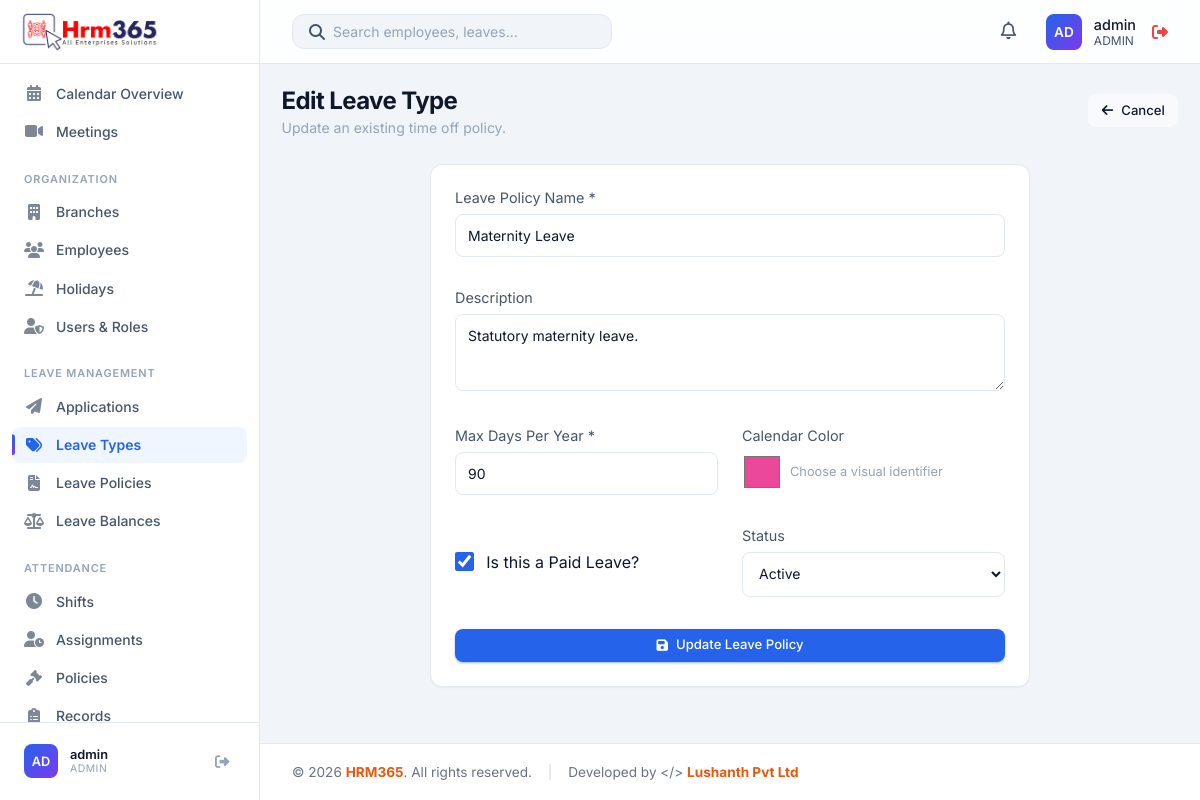
Page /modules/leave_types/edit.php?id=3 (signed in) on the earlier database version.
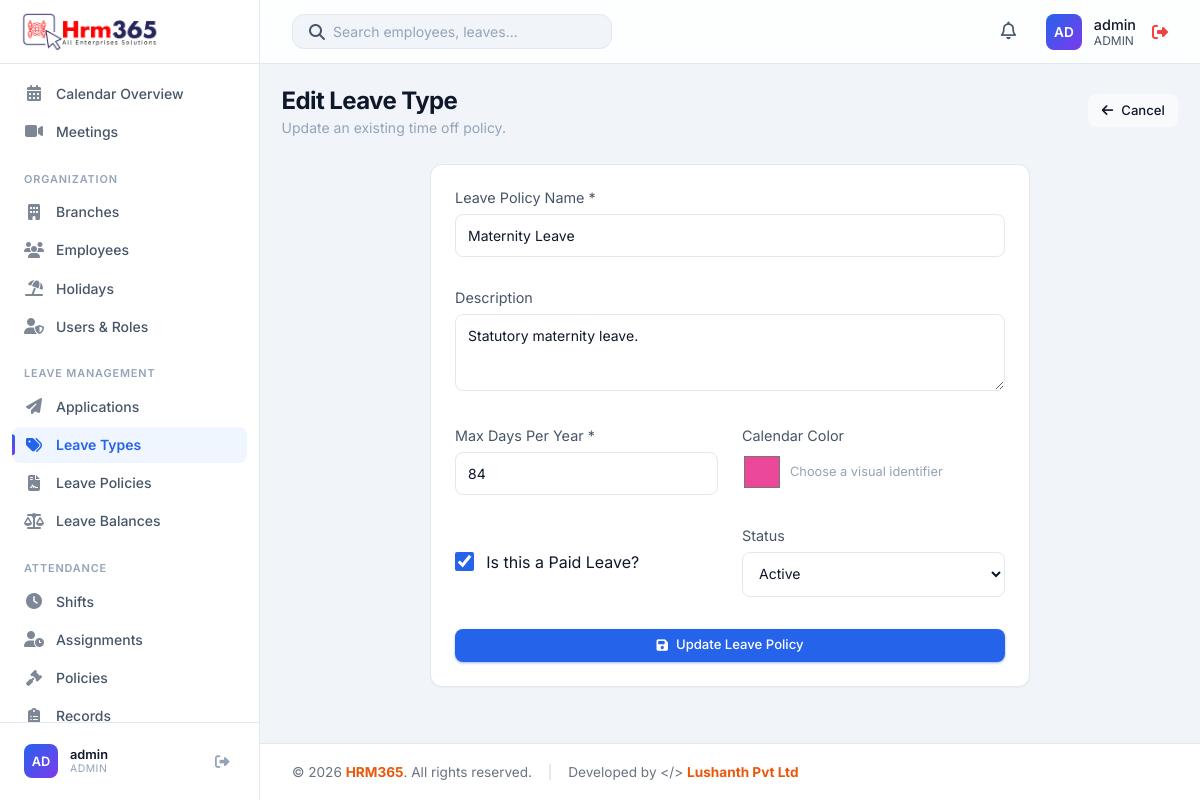
Same page on the later database version.
### tables this page shows
CREATE TABLE IF NOT EXISTS leave_types (
    id INT AUTO_INCREMENT PRIMARY KEY,
    name VARCHAR(100) NOT NULL,
    description TEXT,
    max_days_per_year INT DEFAULT 0,
    is_paid BOOLEAN DEFAULT TRUE,
    color VARCHAR(20) DEFAULT '#3b82f6',
    status ENUM('Active', 'Inactive') DEFAULT 'Active',
    created_at TIMESTAMP DEFAULT CURRENT_TIMESTAMP
);

### modules/leave_types/edit.php (the view, shortened to what this page needs)
<?php
require_once '../../includes/auth.php';
$id = $_GET['id'] ?? null;
$stmt = $pdo->prepare("SELECT * FROM leave_types WHERE id = ?");
$stmt->execute([$id]);
$lt = $stmt->fetch();
include '../../includes/header.php';
?>
<div class="page-header">
    <div>
        <h1 class="page-title">Edit Leave Type</h1>
        <div class="page-subtitle">Update an existing time off policy.</div>
    </div>
    <a href="index.php" class="btn" style="background: var(--bg-hover); color: var(--text-primary);">
        <i class="fas fa-arrow-left"></i> Cancel
    </a>
</div>
<div class="card" style="max-width: 600px; margin: 0 auto;">
    <form action="update.php" method="POST">
        <div class="mb-4">
            <label style="display: block; margin-bottom: 0.5rem; color: var(--text-secondary); font-size: 0.9rem;">Leave Policy Name *</label>
            <input type="text" name="name" required value="<?php echo htmlspecialchars($lt['name']); ?>" style="width: 100%; padding: 0.75rem; border-radius: var(--radius-md); border: 1px solid var(--border-color); background: var(--bg-secondary); color: var(--text-primary); outline: none;">
        </div>
        <div class="mb-4">
            <label style="display: block; margin-bottom: 0.5rem; color: var(--text-secondary); font-size: 0.9rem;">Description</label>
            <textarea name="description" rows="3" style="width: 100%; padding: 0.75rem; border-radius: var(--radius-md); border: 1px solid var(--border-color); background: var(--bg-secondary); color: var(--text-primary); outline: none;"><?php echo htmlspecialchars($lt['description']); ?></textarea>
        </div>
        <div style="display: grid; grid-template-columns: 1fr 1fr; gap: 1.5rem;" class="mb-4">
            <div>
                <label style="display: block; margin-bottom: 0.5rem; color: var(--text-secondary); font-size: 0.9rem;">Max Days Per Year *</label>
                <input type="number" name="max_days_per_year" required min="0" value="<?php echo intval($lt['max_days_per_year']); ?>" style="width: 100%; padding: 0.75rem; border-radius: var(--radius-md); border: 1px solid var(--border-color); background: var(--bg-secondary); color: var(--text-primary); outline: none;">
            </div>
            <div>
                <label style="display: block; margin-bottom: 0.5rem; color: var(--text-secondary); font-size: 0.9rem;">Calendar Color</label>
                <div style="display: flex; align-items: center; gap: 0.5rem;">
                    <input type="color" name="color" value="<?php echo htmlspecialchars($lt['color']); ?>" style="width: 40px; height: 40px; padding: 0; border: none; border-radius: var(--radius-md); cursor: pointer; background: transparent;">
                    <span style="font-size: 0.8rem; color: var(--text-muted);">Choose a visual identifier</span>
                </div>
            </div>
        </div>
        <div style="display: grid; grid-template-columns: 1fr 1fr; gap: 1.5rem;" class="mb-4">
            <div style="display: flex; align-items: center;">
                <label style="display: flex; align-items: center; gap: 0.75rem; color: var(--text-primary); cursor: pointer;">
                    <input type="checkbox" name="is_paid" value="1" <?php echo $lt['is_paid'] ? 'checked' : ''; ?> style="width: 1.2rem; height: 1.2rem; accent-color: var(--accent-primary);">
                    Is this a Paid Leave?
                </label>
            </div>
            <div>
                <label style="display: block; margin-bottom: 0.5rem; color: var(--text-secondary); font-size: 0.9rem;">Status</label>
                <select name="status" style="width: 100%; padding: 0.75rem; border-radius: var(--radius-md); border: 1px solid var(--border-color); background: var(--bg-secondary); color: var(--text-primary); outline: none;">
                    <option value="Active" <?php echo $lt['status'] === 'Active' ? 'selected' : ''; ?>>Active</option>
                </select>
            </div>
        </div>
        <button type="submit" class="btn btn-primary" style="width: 100%;"><i class="fas fa-save"></i> Update Leave Policy</button>
    </form>
</div>
<?php include '../../includes/footer.php'; ?>

Differences in the rows shown:
changed leave_types "Maternity Leave": max_days_per_year "90" → "84"
